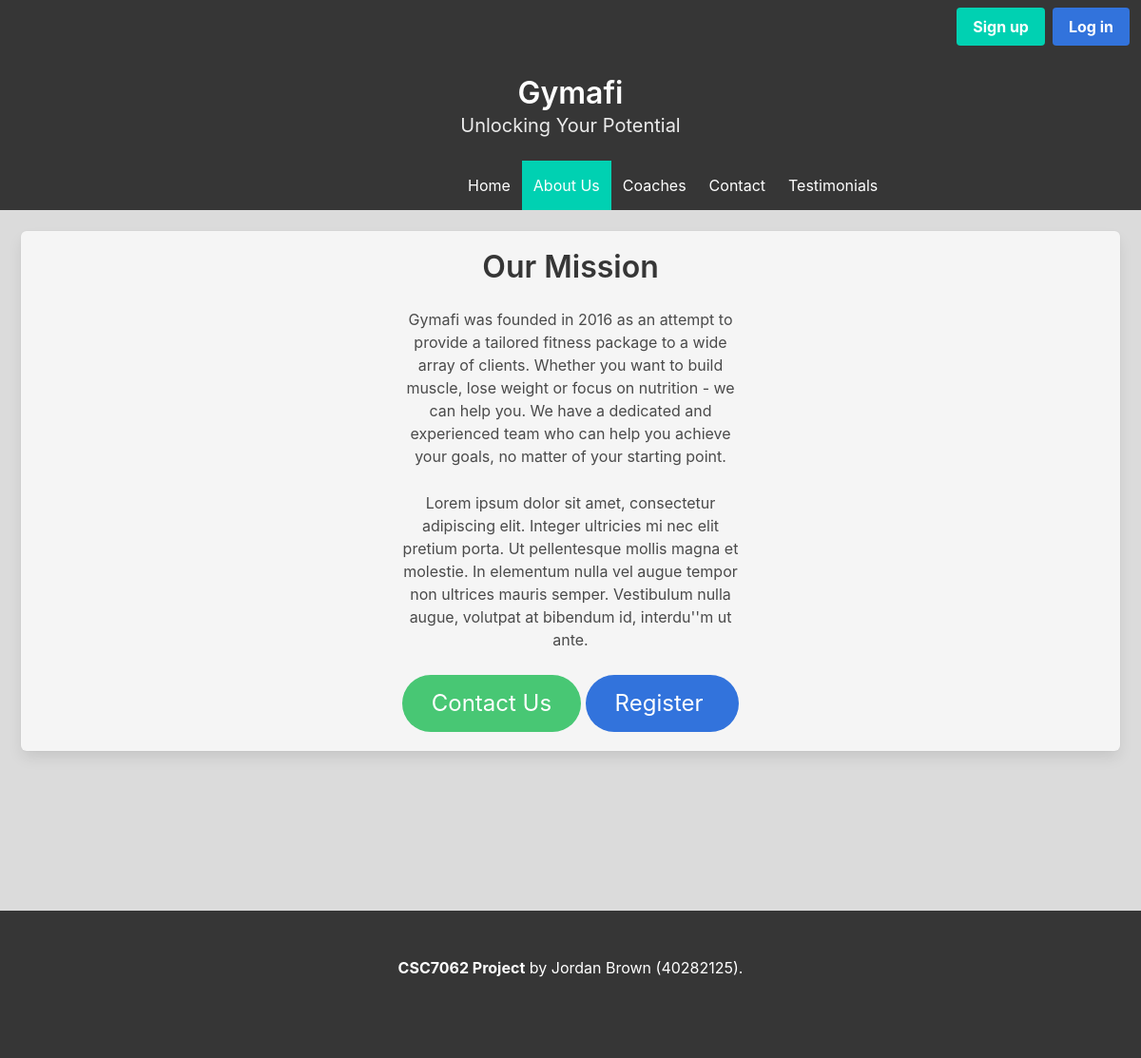
The page /aboutus.php on the database its author committed.
### tables this page shows
CREATE TABLE `webdev_page_content` (
  `id` int(11) NOT NULL,
  `page_id` int(11) NOT NULL,
  `description` varchar(255) NOT NULL,
  `title` varchar(255) NOT NULL,
  `content` text NOT NULL,
  `content_2` text DEFAULT NULL
);

### aboutus.php (the view, shortened to what this page needs)
<?php
include("conn.php");
?>
<!DOCTYPE html>
<html>
<head>
  <link href="styles/bulma.css" rel="stylesheet">
  <link href="styles/gui.css" rel="stylesheet">
</head>
<body class="has-background-grey-lighter">
  <?php
  if ((!isset($_SESSION['gymafi_userid']) && (!isset($_SESSION['gymafi_coachid'])
    && (!isset($_SESSION['gymafi_superadmin']))))) {
  ?> <nav class='navbar is-dark' role='navigation' aria-label='main navigation'>
      <div class='navbar-end'>
        <div class='navbar-item'>
          <div class='buttons loginButtons'>
            <a class='button is-primary' href='signup.php'>
              <strong>Sign up</strong>
            </a>
            <a class='button is-link' href='login.php'>
              <strong>Log in</strong>
            </a>
          </div>
        </div>
      </div>
    </nav>
  <?php
  }
  ?>
  <section class="hero is-dark is-small">
    <div class="hero-body">
      <div class="container">
        <h1 class="title myTitle">
          Gymafi
        </h1>
        <h2 class="subtitle myTitle">
          Unlocking Your Potential
        </h2>
      </div>
    </div>
  </section>
  <nav class="navbar is-dark" role="navigation" aria-label="main navigation">
    <div id="navbarBasicExample" class="navbar-menu has-background-dark">
      <div class="navbar-start myNavPublic">
        <a class="navbar-item has-text-white" href='index.php'>
          Home
        </a>
        <a class="navbar-item has-background-primary has-text-white" href='aboutus.php'>
          About Us
        </a>
        <a class="navbar-item has-text-white" href='coaches.php'>
          Coaches
        </a>
        <a class="navbar-item has-text-white" href='contact.php'>
          Contact
        </a>
        <a class="navbar-item has-text-white" href='testimonials.php'>
          Testimonials
        </a>
      </div>
    </div>
  </nav>
  <div>
    <div class='tile is-vertical is-parent coach'>
      <div class='tile is-child box has-background-light'>
        <div>
          <?php
          $getContentOfPage = $conn->prepare("SELECT title, content, content_2
                    FROM webdev_page_content WHERE page_id = 2");
          $getContentOfPage->execute();
          $getContentOfPage->store_result();
          $getContentOfPage->bind_result($pageTitle, $contentOne, $contentTwo);
          echo "
                    <h1 class='title'>", htmlentities($pageTitle, ENT_QUOTES), "</h1>
                    </div>
                    <div class='columns'>
                    <div class='column'></div>
                    <div class='column'>
                      <div class='aboutUsBody'>", htmlentities($contentOne, ENT_QUOTES), " </div>
                <div class='aboutUsBody'>", htmlentities($contentTwo, ENT_QUOTES), " </div>
               <div class='aboutUsBody'> <a href='contact.php'><button class='button is-success is-rounded is-large '>Contact Us</button></a>
                <p id='mobileSpace'> </p>
                <a href='signup.php'><button class='button is-link is-rounded is-large '>Register </button></a></div>";
          ?>
        </div>
        <div class='column'></div>
      </div>
    </div>
  </div>
  </div>
  <div class="myFooter">
    <footer class="footer has-background-dark alsoMyFooter" id='aboutFoot'>
      <div class="content has-text-centered has-text-white">
        <p>
          <span id="boldFoot">CSC7062 Project</span> by Jordan Brown (40282125).
        </p>
      </div>
    </footer>
  </div>
</body>
</html>

### styles/gui.css (style rules this page uses)
.aboutUsBody { margin-top: 25px; }
#aboutFoot { margin-top: 156px; }
.myNavPublic { margin-left: 40%; }
.myTitle { text-align: center; }
.myFooter { margin-top: 30px; }
.alsoMyFooter { height: 155px; }
#boldFoot { font-weight: bold; }
.coach { margin-left: 10px; margin-right: 10px; margin-top: 10px; position: relative; text-align: center; }

### rows shown on the page
webdev_page_content: title "Our Mission", content "Gymafi was founded in 2016 as an attempt to provide a tailored fitness package to a wide array of clients. Whether you want to build muscle, lose weight or focus on nutrition - we can help you. We have a dedicated and experienced team who can help you achieve your goals, no matter of your starting point.", content_2 "Lorem ipsum dolor sit amet, consectetur adipiscing elit. Integer ultricies mi nec elit pretium porta. Ut pellentesque mollis magna et molestie. In elementum nulla vel augue tempor non ultrices mauris semper. Vestibulum nulla augue, volutpat at bibendum id, interdu''m ut ante."
